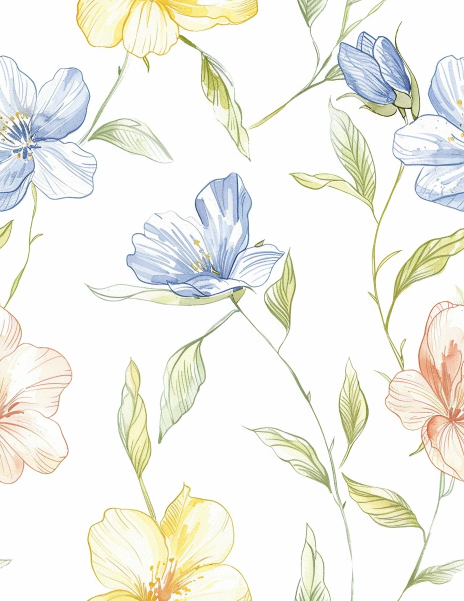
#> input picture image_processing/data/flower1.png, 928 x 1202 px (shown at 1/2 size); its folder holds only this picture in this run
$ python week01_image_io.py
#> lines starting #> are read from the running program, lines starting #| are printed output that depends on the picture
# 第1周：读图、灰度、HSV、缩放

from pathlib import Path
import cv2
import numpy as np

data_dir = Path(__file__).parent / "data"
out_dir = Path(__file__).parent / "output_week01"
out_dir.mkdir(exist_ok=True)


def read_img(path):
    # 中文路径直接imread会失败，所以用这种方式读
    buf = np.fromfile(str(path), dtype=np.uint8)
    return cv2.imdecode(buf, cv2.IMREAD_COLOR)
#> returned value is the input picture: shape (1202, 928, 3); mean B, G, R 233.8, 241.3, 241.2


def save_img(path, img):
    ext = path.suffix
    ok, buf = cv2.imencode(ext, img)
    if ok:
        buf.tofile(str(path))


# 读取data里的图片（至少3张）
imgs = []
for f in sorted(data_dir.iterdir()):
    if f.suffix.lower() in [".jpg", ".jpeg", ".png", ".bmp", ".webp"]:
        imgs.append(f)
imgs = imgs[:3]

print("一共读取", len(imgs), "张图")

for i, path in enumerate(imgs, 1):
    img = read_img(path)
    if img is None:
        print("读失败:", path.name)
        continue

    h, w, c = img.shape
#> h = 1202; w = 928; c = 3
    print(f"\n第{i}张: {path.name}")
    print("尺寸:", h, "x", w, "通道:", c)
#| 尺寸: 1202 x 928 通道: 3
    print("像素范围:", img.min(), "~", img.max())
#| 像素范围: 0 ~ 255
    print("左上角BGR:", img[0, 0])
#| 左上角BGR: [254 254 254]

    gray = cv2.cvtColor(img, cv2.COLOR_BGR2GRAY)
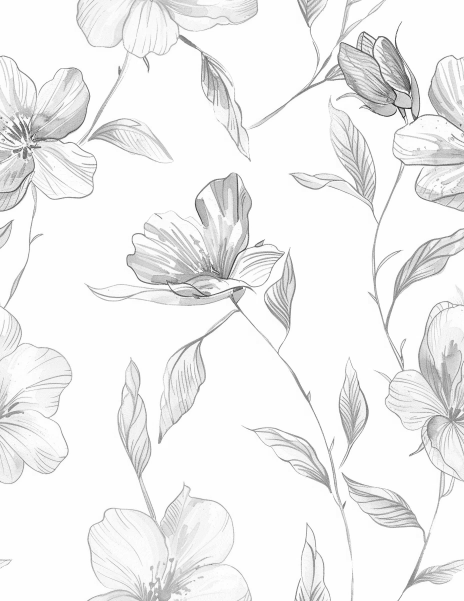
#> gray: shape (1202, 928) (shown at 1/2 size); min 6, max 255, mean 240.4
    hsv = cv2.cvtColor(img, cv2.COLOR_BGR2HSV)
#> hsv: shape (1202, 928, 3); mean H, S, V 24.8, 16.2, 244.7
    half = cv2.resize(img, (w // 2, h // 2))
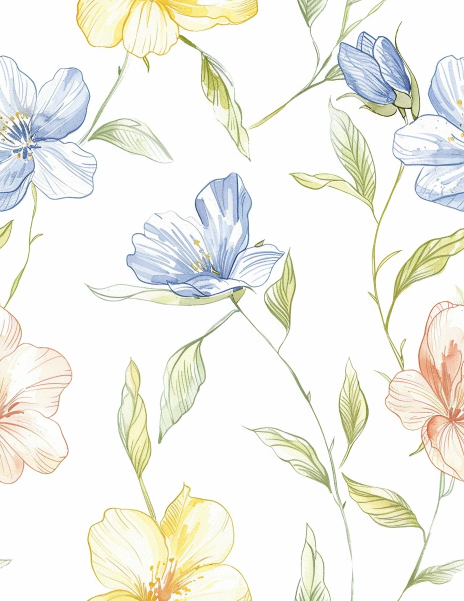
#> half: shape (601, 464, 3); mean B, G, R 233.9, 241.4, 241.2

    name = path.stem
    save_img(out_dir / (name + "_gray.png"), gray)
    save_img(out_dir / (name + "_hsv.png"), hsv)
    save_img(out_dir / (name + "_half.png"), half)
    print("已保存灰度/HSV/缩小图")

print("\n结果在 output_week01 文件夹")

$ run again, on image_processing/data/flower2.png
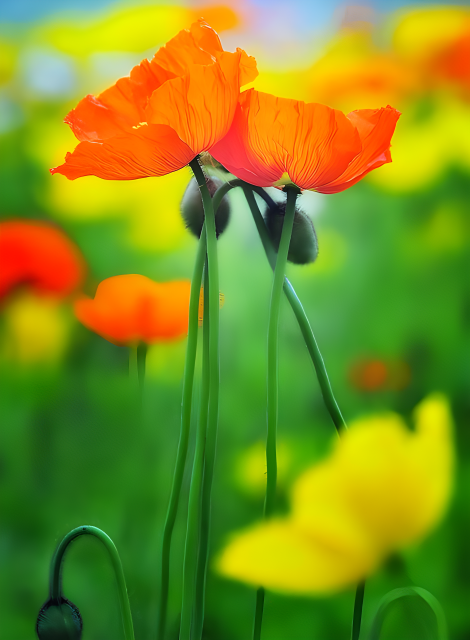
#> input picture image_processing/data/flower2.png, 940 x 1280 px (shown at 1/2 size)
#> in read_img, returned value is the input picture: shape (1280, 940, 3); mean B, G, R 29.4, 142.4, 126
#| 尺寸: 1280 x 940 通道: 3
#| 像素范围: 0 ~ 255
#| 左上角BGR: [202 157  79]
#> `gray = cv2.cvtColor(img, cv2.COLOR_BGR2GRAY)`:
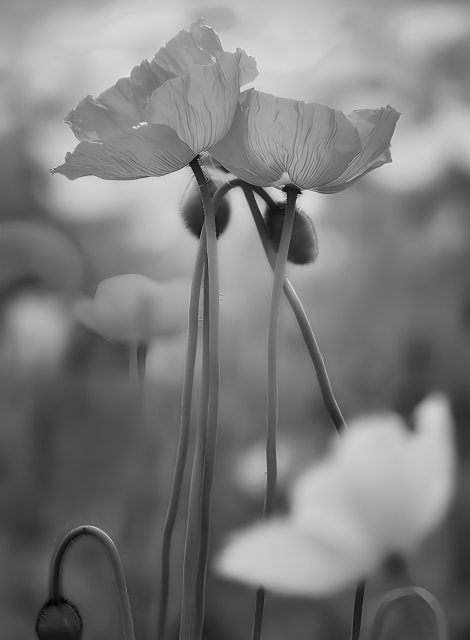
#> gray: shape (1280, 940) (shown at 1/2 size); min 4, max 238, mean 124.6
#> hsv: shape (1280, 940, 3); mean H, S, V 42.8, 209.8, 169.3
#> `half = cv2.resize(img, (w // 2, h // 2))`:
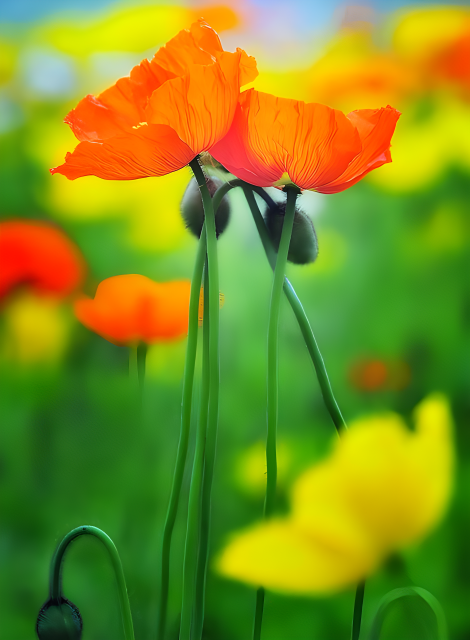
#> half: shape (640, 470, 3); mean B, G, R 29.5, 142.5, 126.1

$ run again, on image_processing/data/flower3.png
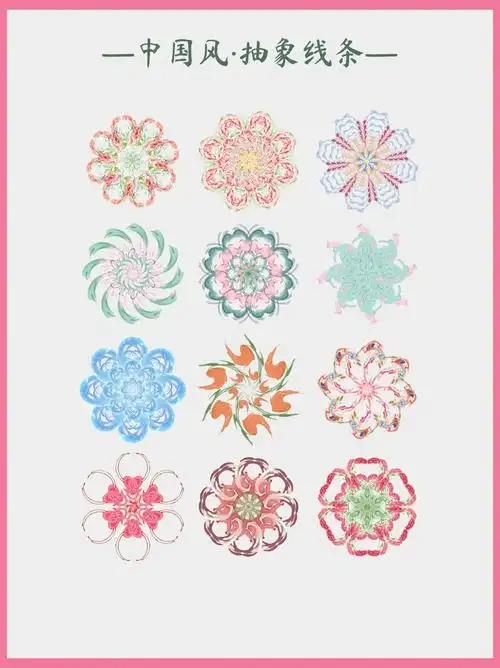
#> input picture image_processing/data/flower3.png, 500 x 668 px
#> in read_img, returned value is the input picture: shape (668, 500, 3); mean B, G, R 222.6, 221.6, 231
#| 尺寸: 668 x 500 通道: 3
#| 像素范围: 34 ~ 255
#| 左上角BGR: [154 122 243]
#> `gray = cv2.cvtColor(img, cv2.COLOR_BGR2GRAY)`:
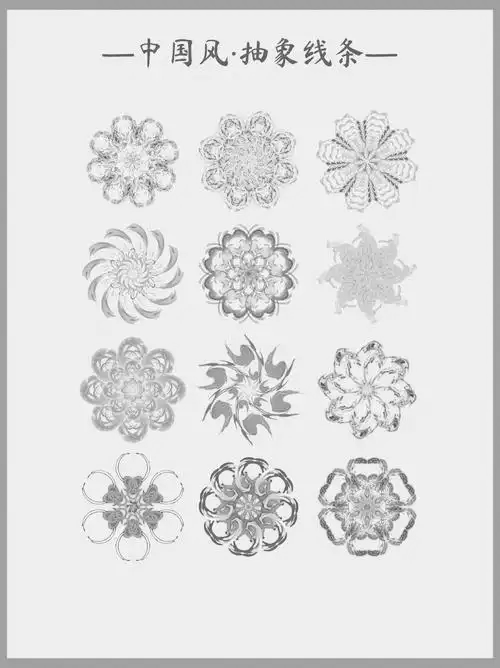
#> gray: shape (668, 500); min 54, max 255, mean 224.6
#> hsv: shape (668, 500, 3); mean H, S, V 45.5, 19.2, 234.4
#> `half = cv2.resize(img, (w // 2, h // 2))`:
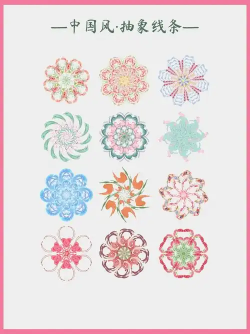
#> half: shape (334, 250, 3); mean B, G, R 222.7, 221.7, 231
